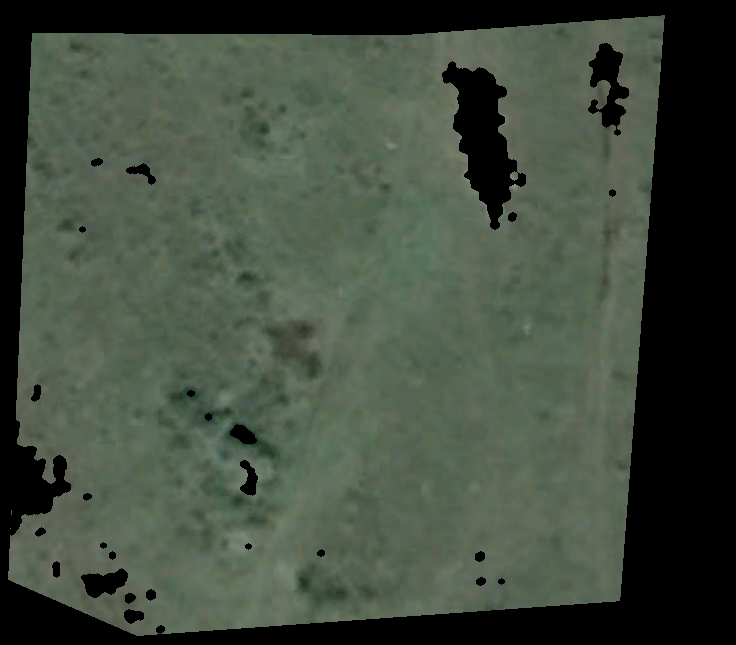
#> input picture ParititioningV1/guacas_3_google_cropped.tif, 736 x 645 px, found by its file name
$ python new_voronoi_2.py   (Python 2 division)   (older library calls are emulated)
#> lines starting #> are read from the running program, lines starting #| are printed output that depends on the picture; after the words box and inside, x2 and y2 are one past the last pixel; in counts of white or black regions, pixels touching at a corner belong together
### ParititioningV1/scripts/Voronoi.py

import random
import math

from DataType import Point, Event, Arc, Segment, PriorityQueue

# Source: (C++) http://www.cs.hmc.edu/~mbrubeck/voronoi.html

class Voronoi:
    def __init__(self, points):
        self.output = [] # list of line segment
        self.arc = None  # binary tree for parabola arcs

        self.points = PriorityQueue() # site events
        self.event = PriorityQueue() # circle events

        # bounding box
        self.x0 = -5.0
        self.x1 = -5.0
        self.y0 = 100.0
        self.y1 = 100.0

        # insert points to site event
        for pts in points:
            point = Point(pts[0], pts[1])
            self.points.push(point)
            # keep track of bounding box size
            if point.x < self.x0: self.x0 = point.x
            if point.y < self.y0: self.y0 = point.y
            if point.x > self.x1: self.x1 = point.x
            if point.y > self.y1: self.y1 = point.y

        # add margins to the bounding box
        dx = (self.x1 - self.x0 + 1) / 5.0
        dy = (self.y1 - self.y0 + 1) / 5.0
        self.x0 = self.x0 - dx
        self.x1 = self.x1 + dx
        self.y0 = self.y0 - dy
        self.y1 = self.y1 + dy

    def process(self):
        while not self.points.empty():
            if not self.event.empty() and (self.event.top().x <= self.points.top().x):
                self.process_event() # handle circle event
            else:
                self.process_point() # handle site event

        # after all points, process remaining circle events
        while not self.event.empty():
            self.process_event()

        self.finish_edges()

    def process_point(self):
        # get next event from site pq
        p = self.points.pop()
        # add new arc (parabola)
        self.arc_insert(p)

    def process_event(self):
        # get next event from circle pq
        e = self.event.pop()

        if e.valid:
            # start new edge
            s = Segment(e.p)
            self.output.append(s)

            # remove associated arc (parabola)
            a = e.a
            if a.pprev is not None:
                a.pprev.pnext = a.pnext
                a.pprev.s1 = s
            if a.pnext is not None:
                a.pnext.pprev = a.pprev
                a.pnext.s0 = s

            # finish the edges before and after a
            if a.s0 is not None: a.s0.finish(e.p)
            if a.s1 is not None: a.s1.finish(e.p)

            # recheck circle events on either side of p
            if a.pprev is not None: self.check_circle_event(a.pprev, e.x)
            if a.pnext is not None: self.check_circle_event(a.pnext, e.x)

    def arc_insert(self, p):
        if self.arc is None:
            self.arc = Arc(p)
        else:
            # find the current arcs at p.y
            i = self.arc
            while i is not None:
                flag, z = self.intersect(p, i)
                if flag:
                    # new parabola intersects arc i
                    flag, zz = self.intersect(p, i.pnext)
                    if (i.pnext is not None) and (not flag):
                        i.pnext.pprev = Arc(i.p, i, i.pnext)
                        i.pnext = i.pnext.pprev
                    else:
                        i.pnext = Arc(i.p, i)
                    i.pnext.s1 = i.s1

                    # add p between i and i.pnext
                    i.pnext.pprev = Arc(p, i, i.pnext)
                    i.pnext = i.pnext.pprev

                    i = i.pnext # now i points to the new arc

                    # add new half-edges connected to i's endpoints
                    seg = Segment(z)
                    self.output.append(seg)
                    i.pprev.s1 = i.s0 = seg

                    seg = Segment(z)
                    self.output.append(seg)
                    i.pnext.s0 = i.s1 = seg

                    # check for new circle events around the new arc
                    self.check_circle_event(i, p.x)
                    self.check_circle_event(i.pprev, p.x)
                    self.check_circle_event(i.pnext, p.x)

                    return

                i = i.pnext

            # if p never intersects an arc, append it to the list
            i = self.arc
            while i.pnext is not None:
                i = i.pnext
            i.pnext = Arc(p, i)

            # insert new segment between p and i
            x = self.x0
            y = (i.pnext.p.y + i.p.y) / 2.0;
            start = Point(x, y)

            seg = Segment(start)
            i.s1 = i.pnext.s0 = seg
            self.output.append(seg)

    def check_circle_event(self, i, x0):
        # look for a new circle event for arc i
        if (i.e is not None) and (i.e.x  <> self.x0):
            i.e.valid = False
        i.e = None

        if (i.pprev is None) or (i.pnext is None): return

        flag, x, o = self.circle(i.pprev.p, i.p, i.pnext.p)
        if flag and (x > self.x0):
            i.e = Event(x, o, i)
            self.event.push(i.e)

    def circle(self, a, b, c):
        # check if bc is a "right turn" from ab
        if ((b.x - a.x)*(c.y - a.y) - (c.x - a.x)*(b.y - a.y)) > 0: return False, None, None

        # Joseph O'Rourke, Computational Geometry in C (2nd ed.) p.189
        A = b.x - a.x
        B = b.y - a.y
        C = c.x - a.x
        D = c.y - a.y
        E = A*(a.x + b.x) + B*(a.y + b.y)
        F = C*(a.x + c.x) + D*(a.y + c.y)
        G = 2*(A*(c.y - b.y) - B*(c.x - b.x))

        if (G == 0): return False, None, None # Points are co-linear

        # point o is the center of the circle
        ox = 1.0 * (D*E - B*F) / G
        oy = 1.0 * (A*F - C*E) / G

        # o.x plus radius equals max x coord
        x = ox + math.sqrt((a.x-ox)**2 + (a.y-oy)**2)
        o = Point(ox, oy)

        return True, x, o

    def intersect(self, p, i):
        # check whether a new parabola at point p intersect with arc i
        if (i is None): return False, None
        if (i.p.x == p.x): return False, None

        a = 0.0
        b = 0.0

        if i.pprev is not None:
            a = (self.intersection(i.pprev.p, i.p, 1.0*p.x)).y
        if i.pnext is not None:
            b = (self.intersection(i.p, i.pnext.p, 1.0*p.x)).y

        if (((i.pprev is None) or (a <= p.y)) and ((i.pnext is None) or (p.y <= b))):
            py = p.y
            px = 1.0 * ((i.p.x)**2 + (i.p.y-py)**2 - p.x**2) / (2*i.p.x - 2*p.x)
            res = Point(px, py)
            return True, res
        return False, None

    def intersection(self, p0, p1, l):
        # get the intersection of two parabolas
        p = p0
        if (p0.x == p1.x):
            py = (p0.y + p1.y) / 2.0
        elif (p1.x == l):
            py = p1.y
        elif (p0.x == l):
            py = p0.y
            p = p1
        else:
            # use quadratic formula
            z0 = 2.0 * (p0.x - l)
            z1 = 2.0 * (p1.x - l)

            a = 1.0/z0 - 1.0/z1;
            b = -2.0 * (p0.y/z0 - p1.y/z1)
            c = 1.0 * (p0.y**2 + p0.x**2 - l**2) / z0 - 1.0 * (p1.y**2 + p1.x**2 - l**2) / z1

            py = 1.0 * (-b-math.sqrt(b*b - 4*a*c)) / (2*a)

        px = 1.0 * (p.x**2 + (p.y-py)**2 - l**2) / (2*p.x-2*l)
        res = Point(px, py)
        return res

    def finish_edges(self):
        l = self.x1 + (self.x1 - self.x0) + (self.y1 - self.y0)
        i = self.arc
        while i.pnext is not None:
            if i.s1 is not None:
                p = self.intersection(i.p, i.pnext.p, l*2.0)
                i.s1.finish(p)
            i = i.pnext

    # [7 lines left out: function print_output, not called in this run]

    def get_output(self):
        res = []
        for o in self.output:
            p0 = o.start
            p1 = o.end
            res.append((p0.x, p0.y, p1.x, p1.y))
        return res

### ParititioningV1/scripts/DataType.py
import heapq
import itertools

class Point:
   x = 0.0
   y = 0.0

   def __init__(self, x, y):
       self.x = x
       self.y = y

class Event:
    x = 0.0
    p = None
    a = None
    valid = True

    def __init__(self, x, p, a):
        self.x = x
        self.p = p
        self.a = a
        self.valid = True

class Arc:
    p = None
    pprev = None
    pnext = None
    e = None
    s0 = None
    s1 = None

    def __init__(self, p, a=None, b=None):
        self.p = p
        self.pprev = a
        self.pnext = b
        self.e = None
        self.s0 = None
        self.s1 = None

class Segment:
    start = None
    end = None
    done = False

    def __init__(self, p):
        self.start = p
        self.end = None
        self.done = False

    def finish(self, p):
        if self.done: return
        self.end = p
        self.done = True

class PriorityQueue:
    def __init__(self):
        self.pq = []
        self.entry_finder = {}
        self.counter = itertools.count()

    def push(self, item):
        # check for duplicate
        if item in self.entry_finder: return
        count = next(self.counter)
        # use x-coordinate as a primary key (heapq in python is min-heap)
        entry = [item.x, count, item]
        self.entry_finder[item] = entry
        heapq.heappush(self.pq, entry)

    def remove_entry(self, item):
        entry = self.entry_finder.pop(item)
        entry[-1] = 'Removed'

    def pop(self):
        while self.pq:
            priority, count, item = heapq.heappop(self.pq)
            if item is not 'Removed':
                del self.entry_finder[item]
                return item
        raise KeyError('pop from an empty priority queue')

    def top(self):
        while self.pq:
            priority, count, item = heapq.heappop(self.pq)
            if item is not 'Removed':
                del self.entry_finder[item]
                self.push(item)
                return item
        raise KeyError('top from an empty priority queue')

    def empty(self):
        return not self.pq


### ParititioningV1/scripts/new_voronoi_2.py

#!/usr/bin/env python
import os, sys
import cv2
import numpy as np
import random
from Voronoi import Voronoi
from osgeo import gdal, gdalnumeric, ogr, osr
import threading
import math

#Load
filename = "/home/liseth/MEGA/DecompositionCodes/geometry_decom/guacas_3_google_cropped.tif"

#Connected UAVs
n_uavs = 4

#Start Opencv Processing
_image = cv2.imread(filename)
rows, cols = _image.shape[:2]
gray_image = cv2.cvtColor(_image, cv2.COLOR_BGR2GRAY) #no modified
gray = cv2.cvtColor(_image, cv2.COLOR_BGR2GRAY)
#Get corners of cropped image for getting center of polygon
new = 255 - gray
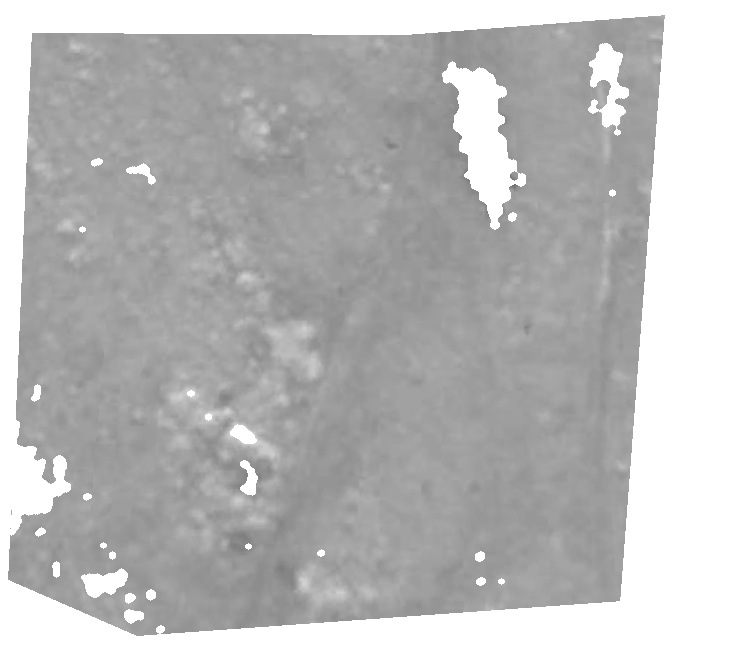
#> new: shape (645, 736); min 105, max 255, mean 184.1
gray = cv2.GaussianBlur(gray, (3, 3), 3)
t, dst = cv2.threshold(gray, 0, 200, cv2.THRESH_BINARY_INV | cv2.THRESH_TRIANGLE)
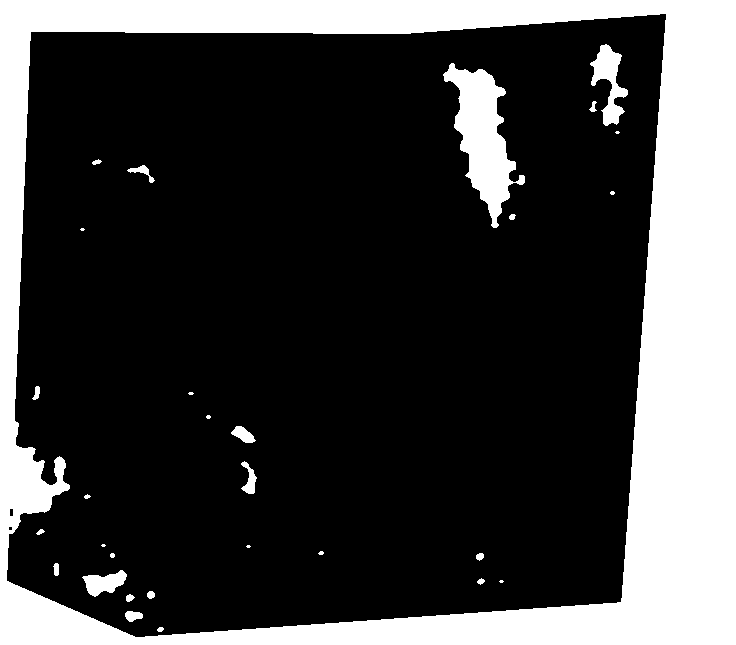
#> dst: shape (645, 736); values 0 (black) and 200 (white), 25.3% white; 30 white regions (9 under 20 px)
#> t = 2
_, contours, _ = cv2.findContours(dst, cv2.RETR_TREE, cv2.CHAIN_APPROX_SIMPLE)
#> contours = 33 contours, 13 with area under 20; largest, box (x1, y1, x2, y2) and area: (0, 0, 736, 645) 473340, (6, 13, 667, 638) 365267, (443, 63, 525, 228) 5533, (590, 44, 628, 126) 1264, (82, 570, 127, 597) 632
final = np.zeros(_image.shape,np.uint8)
mask = np.zeros(gray.shape,np.uint8)

i=0
color_ = []
p_corners_x=[]
p_corners_y=[]
l_x = 0
r_x = 0
u_y = 0
b_y = 0

for c in contours:
	area = cv2.contourArea(c)

	if area > 600 and area<(rows*cols)/2:

		color_.append((random.randint(10,240), random.randint(10,240), random.randint(10,240)))
		cv2.drawContours(mask, contours, i, 255, -1)
		cv2.drawContours(final, contours, i, color_[i], -1)

		extLeft = tuple(c[c[:, :, 0].argmin()][0])
		extRight = tuple(c[c[:, :, 0].argmax()][0])
		extTop = tuple(c[c[:, :, 1].argmin()][0])
		extBot = tuple(c[c[:, :, 1].argmax()][0])
		lx, ly = extLeft
		rx, ry = extRight
		ux, uy = extTop
		bx, by = extBot

		p_corners_x.append(lx)
		p_corners_x.append(rx)
		p_corners_y.append(uy)
		p_corners_y.append(by)
#> this loop made 33 passes
#> (area, lx, ly, rx, ry, ux, uy, bx) on passes 11, 32, 33: (631.5, 82, 577, 126, 576, 120, 570, 94), (5533, 443, 74, 524, 182, 451, 63, 493), (1264.5, 590, 63, 627, 94, 605, 44, 605)
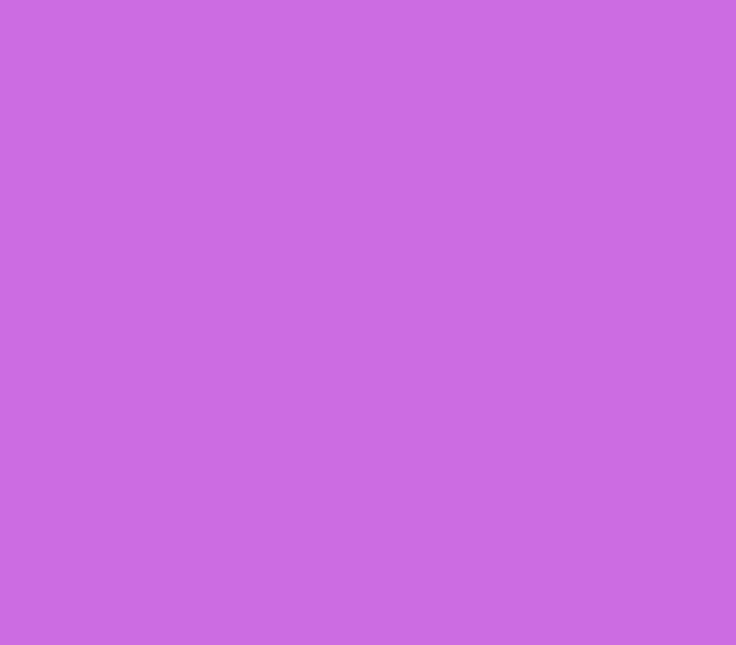
#> final: shape (645, 736, 3); mean of channels 0, 1, 2 226, 108, 204; drawn as B, G, R
#> mask: shape (645, 736); every value is 255
#> after the loop, color_ = [(226, 108, 204), (237, 117, 20), (76, 140, 134)]; p_corners_x = [82, 126, 443, 524, 590, 627]; p_corners_y = [570, 596, 63, 227, 44, 125]

l_x = min(p_corners_x)
#> l_x = 82
r_x = max(p_corners_x)
#> r_x = 627
u_y = min(p_corners_y)
#> u_y = 44
b_y = max(p_corners_y)
#> b_y = 596
center_x = int((r_x-l_x)/2) + l_x
#> center_x = 354
center_y = int((b_y-u_y)/2) + u_y
#> center_y = 320
print "center:  " + str(center_x) + " , " + str(center_y)
#| center:  354 , 320
#Radio from partition
radio = int(rows/10)
print "radio:  " + str(radio)
#| radio:  64
#Points for first voronoi partition from circle
Points = []
circle = np.zeros(((r_x-l_x),(b_y-u_y)), np.uint8)
cv2.circle(circle, (center_y, center_x), radio, 255)
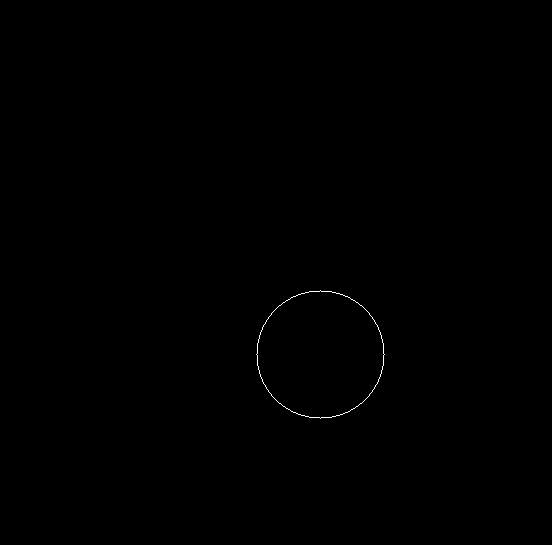
#> circle: shape (545, 552); 0.12% white in thin lines or dots, all inside (x1, y1, x2, y2) = (256, 290, 385, 419)
Points = np.transpose(np.where(circle==255))
#> Points = 360 pairs, first value 290 to 418, second value 256 to 384
##selection of centroids
i = 0
randPoints = []
aux = -1
#Select to n_uavs-1 because now is include the center
randPoints.append((center_x, center_y))
while i<n_uavs-1:
	n = random.choice(range(0, len(Points), 5))
	if n != aux:
		x, y = Points[n]
		randPoints.append((x,y))
		i += 1
	aux = n
#> this loop made 3 passes
#> (n, x, y, aux) on passes 1 to 3: (255, 392, 269, 255), (190, 359, 383, 190), (305, 412, 293, 305)
#> after the loop, i = 3; randPoints = [(354, 320), (392, 269), (359, 383), (412, 293)]
#print "randPoints : " + str(randPoints)


# Creation of the voronoi cells
vp = Voronoi(randPoints)
#> the loop in __init__, `for pts in points:` made 4 passes
#> (self.x1, self.y1) on pass 1: (354, 320)
#> after the loop in __init__, `for pts in points:`: self.x0 = -5; self.x1 = 412; self.y0 = 100; self.y1 = 383
#> in __init__, `dx = (self.x1 - self.x0 + 1) / 5.0`: dx = 83.6
#> in __init__, `dy = (self.y1 - self.y0 + 1) / 5.0`: dy = 56.8
#> in __init__, `self.x0 = self.x0 - dx`: self.x0 = -88.6
#> in __init__, `self.x1 = self.x1 + dx`: self.x1 = 495.6
#> in __init__, `self.y0 = self.y0 - dy`: self.y0 = 43.2
#> in __init__, `self.y1 = self.y1 + dy`: self.y1 = 439.8
vp.process()
#> the loop in process, `while not self.points.empty():` made 4 passes
#> the loop in process, `while not self.event.empty():` made 3 passes
#> in finish_edges, `l = self.x1 + (self.x1 - self.x0) + (self.y1 - self.y0)`: l = 1476.4
#> the loop in finish_edges, `while i.pnext is not None:` made 4 passes
#> (z0 in intersection, z1 in intersection, a in intersection, b in intersection, c in intersection) on passes 1 to 4: (-5197.6, -5121.6, 2.85e-06, 0.0181, -24.57), (-5121.6, -5081.6, 1.54e-06, -0.0103, -7.23), (-5081.6, -5187.6, -4.02e-06, -0.0323, 37.88), (-5187.6, -5197.6, -3.71e-07, 0.0245, -6.08)
lines = vp.get_output()
#> the loop in get_output, `for o in self.output:` made 8 passes
#> after the loop in get_output, `for o in self.output:`: res = [(-40.4, 383, 402.3, 347.9), (-40.4, 383, -825316.6, 65881.1), (338.8, 269, -10068.6, -7485.5), (338.8, 269, 379.8, 299.5), (387.6, 293, 1510.2, -642.5), (387.6, 293, 379.8, 299.5), (379.8, 299.5, 402.3, 347.9), (402.3, 347.9, 1573.3, 1037.5)]
#> lines has the same summary as res in get_output

#Draw voronoi centroids and partitions
image=_image.copy()
#> image is the input picture: shape (645, 736, 3); mean B, G, R 62.4, 75.4, 65.2
_image2 = _image.copy()
for i in range(0, rows):
	for j in range(0, cols):
		image.itemset((i, j, 0), 255)
		image.itemset((i, j, 1), 255)
		image.itemset((i, j, 2), 255)
#> image: shape (645, 736, 3); every value is 255

"""for i in  range(0, len(randPoints)):
	x, y = randPoints[i]
	cv2.circle(_image, (x,y), 3, (0, 0, 0), 1, 8)"""

for i in  range(0, len(lines)):
	x0, y0, x1, y1 = lines[i]
	cv2.line(image, (int(x0), int(y0)), (int(x1), int(y1)), (0, 0, 0), 1, 8)
#> this loop made 8 passes
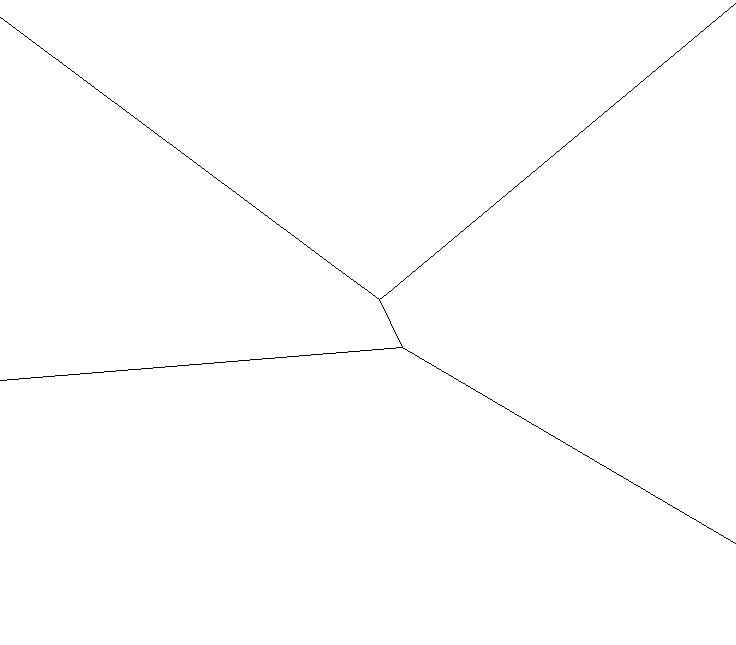
#> image: shape (645, 736, 3); 99.7% white; black in thin lines or dots, all inside (x1, y1, x2, y2) = (0, 3, 736, 544)

for i in  range(0, len(lines)):
	x0, y0, x1, y1 = lines[i]
	cv2.line(_image, (int(x0), int(y0)), (int(x1), int(y1)), (0, 0, 0), 1, 8)


cv2.imwrite(filename.replace('_cropped.tif', '_voronoi.tif'),_image)
cv2.imwrite(filename.replace('_cropped.tif', '_subvoronoi.tif'),image)

#Get contours from white image for get labeled area
gray = cv2.cvtColor(image, cv2.COLOR_BGR2GRAY)
new = 255 - gray
gray = cv2.GaussianBlur(new, (3, 3), 3)
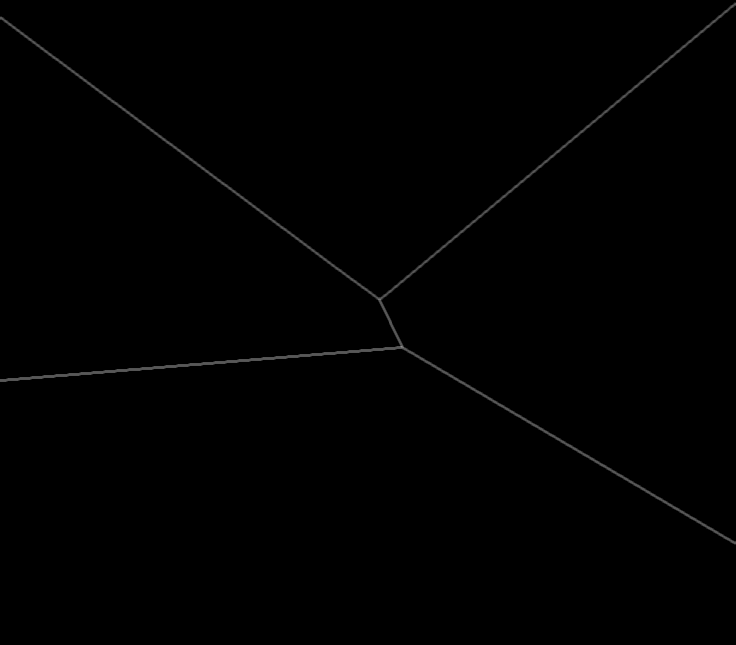
#> gray: shape (645, 736); min 0, max 141, mean 0.8
t, dst = cv2.threshold(gray, 0, 200, cv2.THRESH_BINARY_INV | cv2.THRESH_TRIANGLE)
#> dst: shape (645, 736); values 0 (black) and 200 (white), 98.7% white; 1 black region
_, contours, _ = cv2.findContours(dst, cv2.RETR_TREE, cv2.CHAIN_APPROX_SIMPLE)
#> contours = 4 contours; box (x1, y1, x2, y2) and area: (0, 349, 736, 645) 177328, (0, 0, 736, 297) 111833, (382, 6, 736, 541) 99732, (0, 20, 400, 379) 76734
#> (the rest of the program and of its run is left out)
